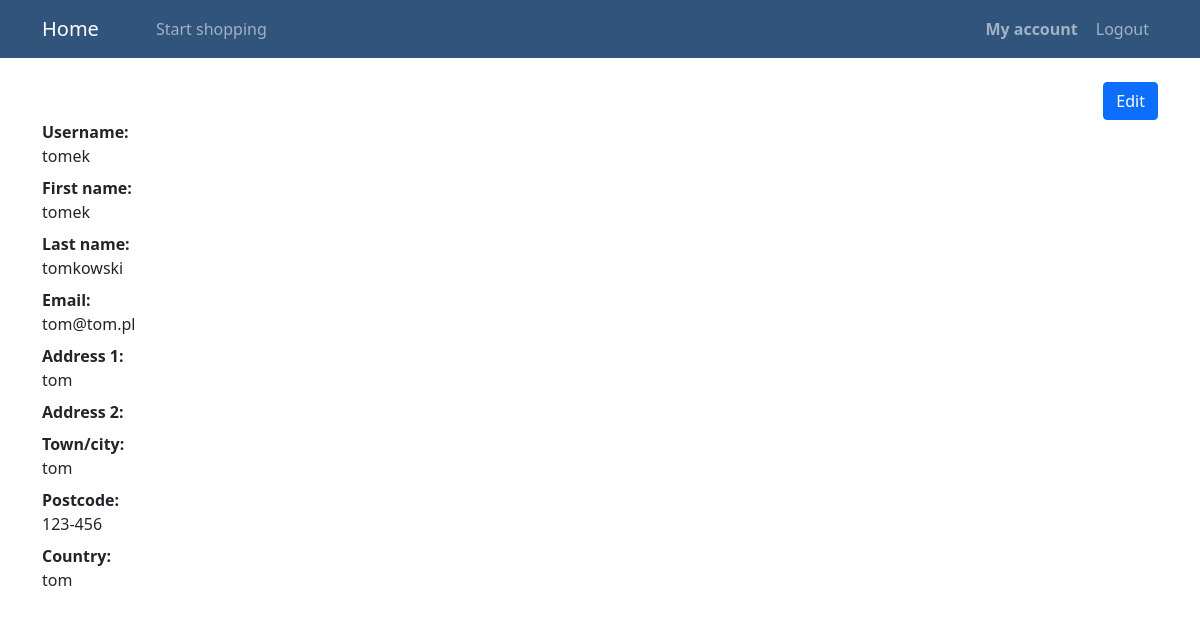
Page /userdetails/ (signed in) on the committed database.
### authentication/models.py (models this page shows)
class Customer(models.Model):
    user = models.OneToOneField(User, on_delete=models.CASCADE)
    address1 = models.CharField(max_length=100)
    address2 = models.CharField(max_length=100)
    town_city = models.CharField(max_length=100)
    postcode = models.CharField(max_length=12)
    country = models.CharField(max_length=100)

### authentication/views.py (the view)
# urls.py: path('userdetails/', user_details),
@login_required(login_url='/login')
def user_details(request):
    user = get_user(request)
    if not user.customer:
        return redirect('/')
    context = {'customer': user.customer}
    return render(request, 'authentication/userdetails.html', context)

### templates/authentication/userdetails.html
{% extends "base.html" %}
{% block content %}
<div class="container my-4">
    <div class="d-flex justify-content-end">
        <a href="/edituser" class="btn btn-primary">Edit</a>
    </div>
    <dl class="row">
        <dt>Username:</dt><dd>{{ customer.user.username }}</dd>
        <dt>First name:</dt><dd>{{ customer.user.first_name }}</dd>
        <dt>Last name:</dt><dd>{{ customer.user.last_name }}</dd>
        <dt>Email:</dt><dd>{{ customer.user.email }}</dd>
        <dt>Address 1:</dt><dd>{{ customer.address1 }}</dd>
        <dt>Address 2:</dt><dd>{{ customer.address2 }}</dd>
        <dt>Town/city:</dt><dd>{{ customer.town_city }}</dd>
        <dt>Postcode:</dt><dd>{{ customer.postcode }}</dd>
        <dt>Country:</dt><dd>{{ customer.country }}</dd>
    </dl>
</div>
{% endblock %}

### rows in the picture
Customer: user.username "tomek", user.first_name "tomek", user.last_name "tomkowski", user.email "tom@tom.pl", address1 "tom", town_city "tom", postcode "123-456", country "tom"
